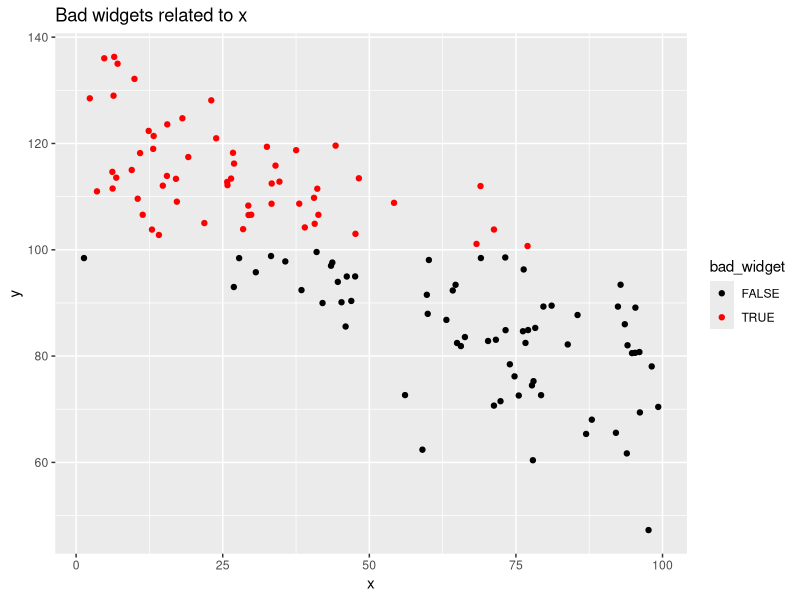
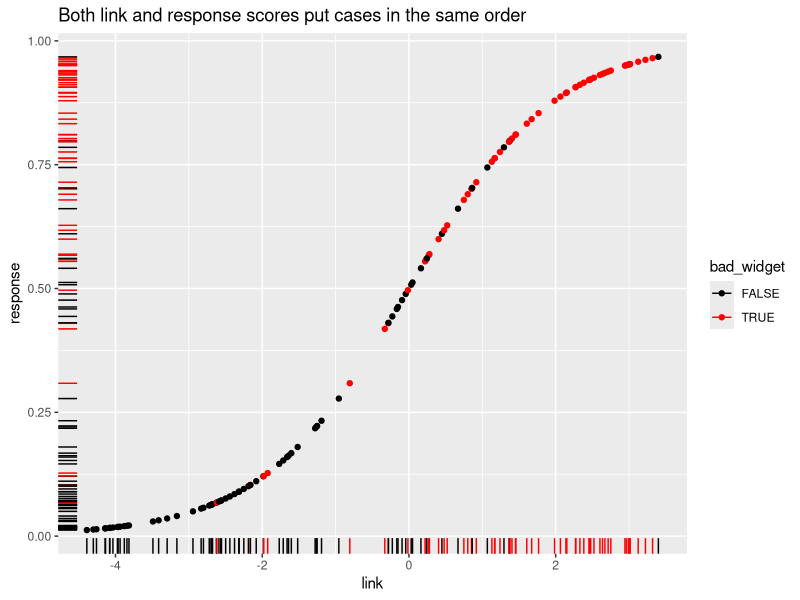
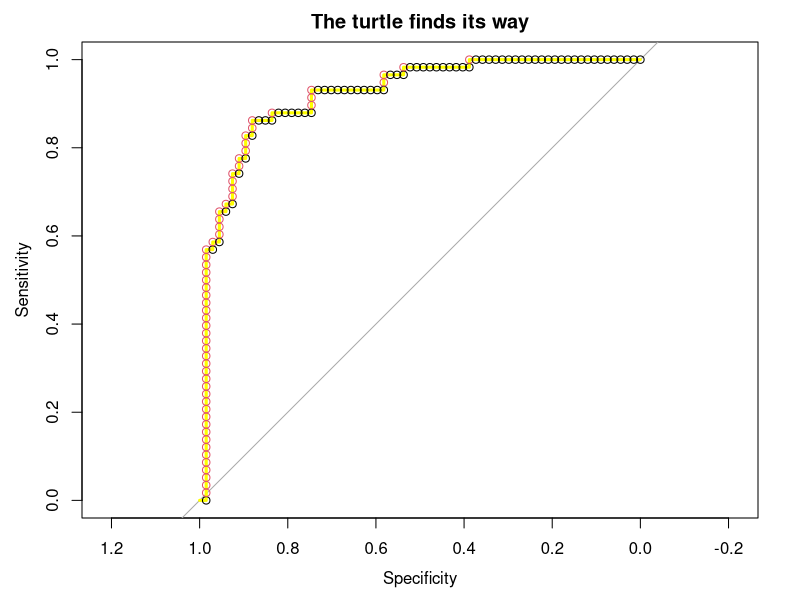
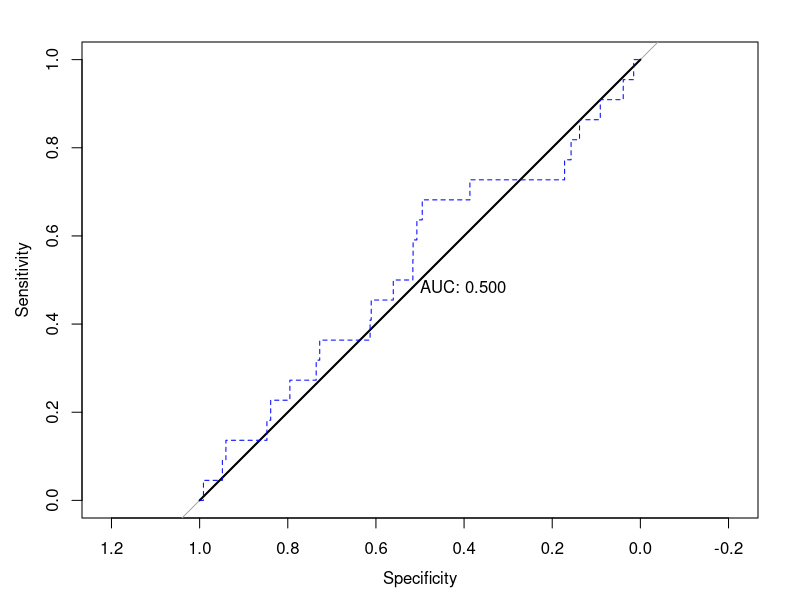

These figures' R source, in order:
simple_roc <- function(labels, scores){
  labels <- labels[order(scores, decreasing=TRUE)]
  data.frame(TPR=cumsum(labels)/sum(labels), FPR=cumsum(!labels)/sum(!labels), labels)
}

set.seed(1)
sim_widget_data <- function(N, noise=100){
  x <- runif(N, min=0, max=100)
  y <- 122 - x/2 + rnorm(N, sd=noise)
  bad_widget <- factor(y > 100)
  data.frame(x, y, bad_widget)
}
widget_data <- sim_widget_data(500, 10)
test_set_idx <- sample(1:nrow(widget_data), size=floor(nrow(widget_data)/4))
test_set <- widget_data[test_set_idx,]
training_set <- widget_data[-test_set_idx,]
library(ggplot2)
library(dplyr)
test_set %>% 
  ggplot(aes(x=x, y=y, col=bad_widget)) + 
  scale_color_manual(values=c("black", "red")) + 
  geom_point() + 
  ggtitle("Bad widgets related to x")



fit_glm <- glm(bad_widget ~ x, training_set, family=binomial(link="logit"))
glm_link_scores <- predict(fit_glm, test_set, type="link")
glm_response_scores <- predict(fit_glm, test_set, type="response")
score_data <- data.frame(link=glm_link_scores, 
                         response=glm_response_scores,
                         bad_widget=test_set$bad_widget,
                         stringsAsFactors=FALSE)
score_data %>% 
  ggplot(aes(x=link, y=response, col=bad_widget)) + 
  scale_color_manual(values=c("black", "red")) + 
  geom_point() + 
  geom_rug() + 
  ggtitle("Both link and response scores put cases in the same order")



library(pROC)
plot(roc(test_set$bad_widget, glm_response_scores, direction="<"),
     col="yellow", lwd=3, main="The turtle finds its way")
## 
## Call:
## roc.default(response = test_set$bad_widget, predictor = glm_response_scores,     direction = "<")
## 
## Data: glm_response_scores in 59 controls (test_set$bad_widget FALSE) < 66 cases (test_set$bad_widget TRUE).
## Area under the curve: 0.9037
glm_simple_roc <- simple_roc(test_set$bad_widget=="TRUE", glm_link_scores)
with(glm_simple_roc, points(1 - FPR, TPR, col=1 + labels))



set.seed(1)
N <- 2000
P <- 0.01
rare_success <- sample(c(TRUE, FALSE), N, replace=TRUE, prob=c(P, 1-P))
guess_not <- rep(0, N)
plot(roc(rare_success, guess_not), print.auc=TRUE)
## 
## Call:
## roc.default(response = rare_success, predictor = guess_not)
## 
## Data: guess_not in 1978 controls (rare_success FALSE) < 22 cases (rare_success TRUE).
## Area under the curve: 0.5
simp_roc <- simple_roc(rare_success, guess_not)
with(simp_roc, lines(1 - FPR, TPR, col="blue", lty=2))